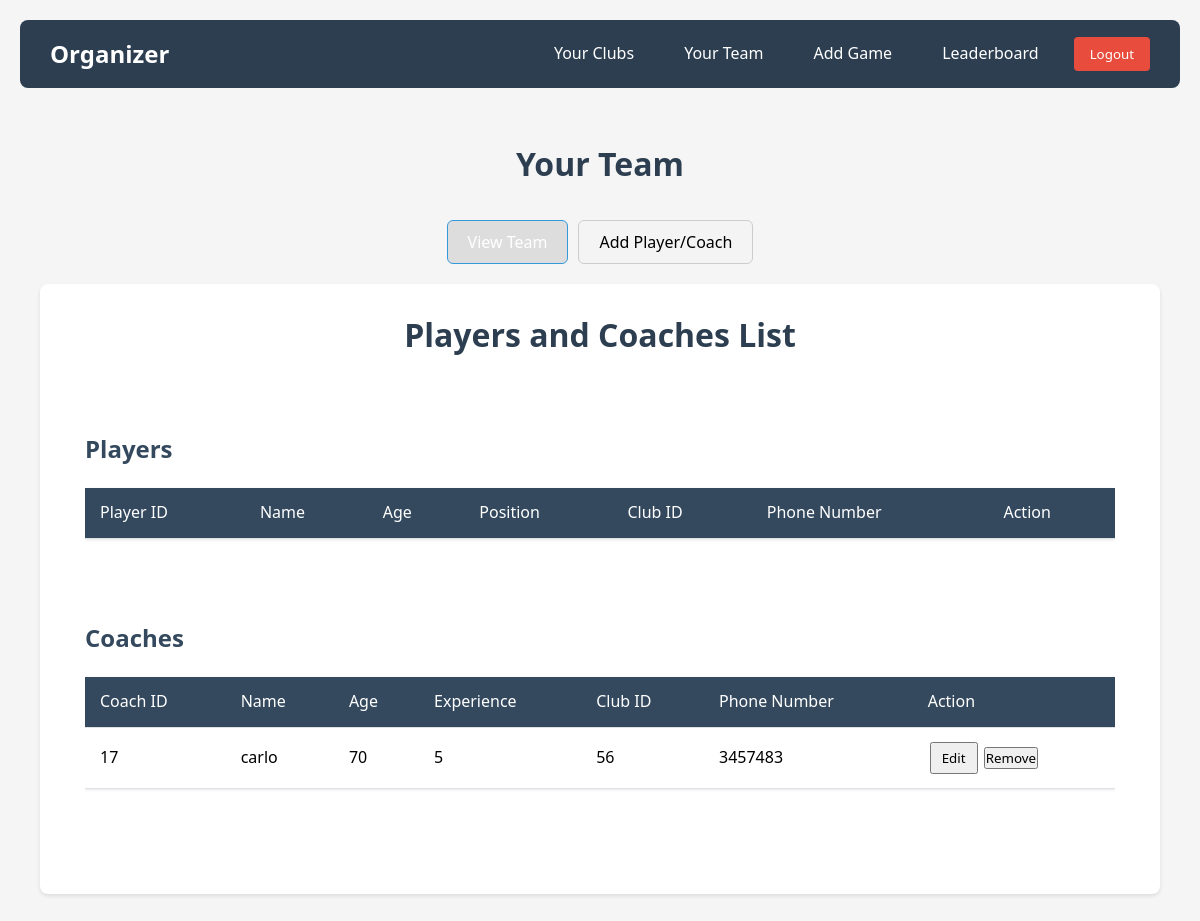
Page /pages/team.php (signed in) on the committed database.
### tables this page shows
CREATE TABLE `coach` (
  `coach_id` int(11) NOT NULL,
  `co_name` varchar(100) NOT NULL,
  `experience` int(11) DEFAULT NULL,
  `age` int(11) DEFAULT NULL,
  `club_id` int(11) DEFAULT NULL,
  `phone_number` varchar(15) DEFAULT NULL,
  `created_by` varchar(255) NOT NULL
);

### pages/team.php (the view, shortened to what this page needs)
<?php
include 'db_connection.php';
$name = $_SESSION['name'];
$stmt_coaches = $conn->prepare("SELECT coach_id, co_name, age, experience, club_id, phone_number FROM coach WHERE created_by = ?");
$stmt_coaches->bind_param("s", $name);
$stmt_coaches->execute();
$coaches_result = $stmt_coaches->get_result();
$coaches = [];
while ($row = $coaches_result->fetch_assoc()) {
    $coaches[] = $row;
}
?>
<!DOCTYPE html>
<html lang="en">
<head>
    <link rel="stylesheet" href="../assests/css/playerForm.css">
</head>
<body>
<nav class="navbar">
        <a href="org_dashboard.php" class="logo">Organizer</a>
        <ul id="nav-links">
        <li><a href="club.php">Your Clubs</a></li>
            <li><a href="team.php">Your Team</a></li>
            <li><a href="add_game.php">Add Game</a></li>
            <li><a href="leaderboard.php">Leaderboard</a></li>
            <li>
                <form action="logout.php" method="post" style="display:inline;">
                    <button type="submit" class="logout-btn">Logout</button>
                </form>
            </li>
        </ul>
    </nav>
<div class="container">
    <h1>Your Team</h1>
    <div class="tabs">
        <button id="viewTeamTab" class="tab-button active" onclick="showTab('viewTeam')">View Team</button>
        <button id="addMemberTab" class="tab-button" onclick="showTab('addMember')">Add Player/Coach</button>
    </div>
    <div id="viewTeam" class="tab-content active">
        <h1>Players and Coaches List</h1>
<div class="container">
    <div class="table-container">
        <h2>Players</h2>
        <table id="playersTable">
            <thead>
                <tr>
                    <th>Player ID</th>
                    <th>Name</th>
                    <th>Age</th>
                    <th>Position</th>
                    <th>Club ID</th>
                    <th>Phone Number</th>
                    <th>Action</th>
                </tr>
            </thead>
        </table>
    </div>
    <div class="table-container">
        <h2>Coaches</h2>
        <table id="coachesTable">
            <thead>
                <tr>
                    <th>Coach ID</th>
                    <th>Name</th>
                    <th>Age</th>
                    <th>Experience</th>
                    <th>Club ID</th>
                    <th>Phone Number</th>
                    <th>Action</th>
                </tr>
            </thead>
            <tbody>
    <?php foreach ($coaches as $coach): ?>
        <tr id="coach_<?php echo $coach['coach_id']; ?>">
            <td><?php echo $coach['coach_id']; ?></td>
            <td>
                <span class="display-value"><?php echo htmlspecialchars($coach['co_name']); ?></span>
            </td>
            <td>
                <span class="display-value"><?php echo $coach['age']; ?></span>
            </td>
            <td>
                <span class="display-value"><?php echo $coach['experience']; ?></span>
            </td>
            <td>
                <span class="display-value"><?php echo $coach['club_id']; ?></span>
            </td>
            <td>
                <span class="display-value"><?php echo htmlspecialchars($coach['phone_number']); ?></span>
            </td>
            <td>
                <button class="edit-btn" onclick="toggleEdit(this, 'coach', <?php echo $coach['coach_id']; ?>)">Edit</button>
                <form method="POST" action="team.php" onsubmit="return confirm('Are you sure you want to remove this record?');" style="display:inline;">
                    <input type="submit" value="Remove">
                </form>
            </td>
        </tr>
    <?php endforeach; ?>
</tbody>
        </table>
    </div>
</div>
    </div>
</div>
</body>
</html>

### assests/css/playerForm.css (style rules this page uses)
* { margin: 0; padding: 0; box-sizing: border-box; font-family: 'Segoe UI', Tahoma, Geneva, Verdana, sans-serif; }
body { background-color: #f5f5f5; line-height: 1.6; padding: 20px; }
.container { max-width: 1200px; margin: 0 auto; padding: 20px; }
.navbar { background-color: #2c3e50; padding: 15px 30px; margin-bottom: 30px; border-radius: 8px; display: flex; justify-content: space-between; align-items: center; }
.navbar .logo { color: white; text-decoration: none; font-size: 1.5rem; font-weight: bold; }
#nav-links { list-style: none; display: flex; gap: 20px; align-items: center; }
#nav-links li a { color: white; text-decoration: none; padding: 8px 15px; border-radius: 4px; transition: background-color 0.3s; }
.logout-btn { background-color: #e53e3e; color: white; border: none; padding: 0.5rem 1rem; border-radius: 5px; cursor: pointer; transition: all 0.3s ease; }
h1 { color: #2c3e50; text-align: center; margin-bottom: 30px; font-size: 2em; }
h2 { color: #34495e; margin: 20px 0; font-size: 1.5em; }
.tabs { display: flex; gap: 10px; margin-bottom: 30px; justify-content: center; }
.tab-button { padding: 12px 24px; background-color: #f8f9fa; border: 1px solid #dee2e6; border-radius: 6px; cursor: pointer; font-size: 1em; transition: all 0.3s ease; }
.tab-button.active { background-color: #3498db; color: white; border-color: #3498db; }
.tab-content { display: none; background-color: white; padding: 25px; border-radius: 8px; box-shadow: 0 2px 4px rgba(0, 0, 0, 0.1); }
.tab-content.active { display: block; animation: fadeIn 0.3s ease-in; }
.table-container { margin-bottom: 40px; overflow-x: auto; }
table { width: 100%; border-collapse: collapse; margin-bottom: 20px; background-color: white; box-shadow: 0 1px 3px rgba(0, 0, 0, 0.1); }
th, td { padding: 12px 15px; text-align: left; border-bottom: 1px solid #dee2e6; }
th { background-color: #34495e; color: white; font-weight: 500; }
form { max-width: 600px; margin: 0 auto; }
.logout-btn { background-color: #e74c3c; color: white; border: none; padding: 8px 16px; border-radius: 4px; cursor: pointer; transition: background-color 0.3s; }
.edit-btn, .save-btn, .cancel-btn { padding: 5px 10px; margin: 2px; cursor: pointer; }

### pages/team.php (style rules this page uses)
.tabs { margin-bottom: 20px; }
.tab-button { padding: 10px 20px; background-color: #f4f4f4; border: 1px solid #ccc; cursor: pointer; }
.tab-button.active { background-color: #ddd; }
.tab-content { display: none; }
.tab-content.active { display: block; }

### rows in the picture
coach: coach_id "17", co_name "carlo", age "70", experience "5", club "56", phone_number "3457483"
